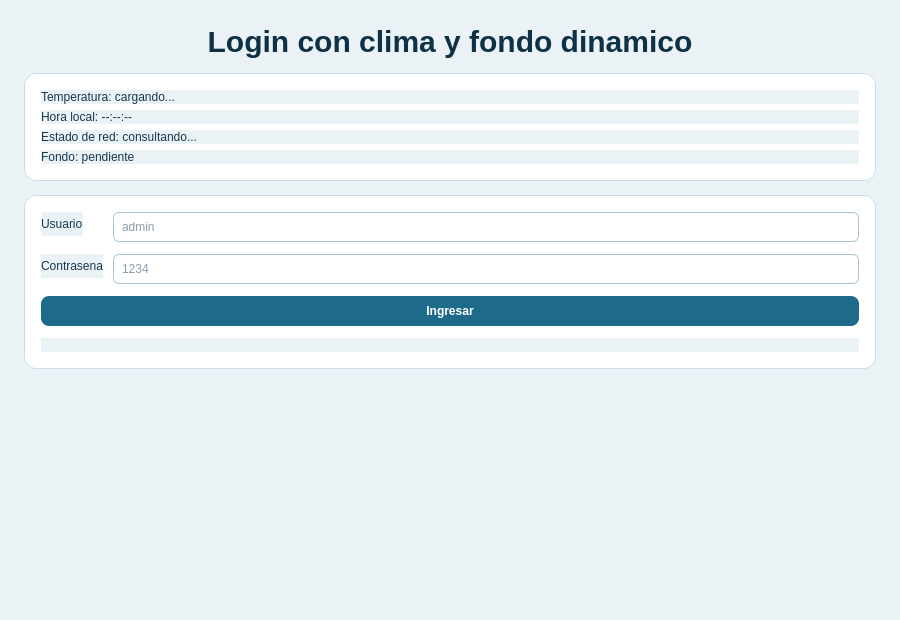
<?xml version="1.0" encoding="UTF-8"?>
<ui version="4.0">
 <class>Login</class>
 <widget class="QWidget" name="Login">
  <property name="geometry">
   <rect>
    <x>0</x>
    <y>0</y>
    <width>900</width>
    <height>620</height>
   </rect>
  </property>
  <property name="windowTitle">
   <string>Login</string>
  </property>
  <property name="styleSheet">
   <string notr="true">QWidget {
    background-color: #EAF2F6;
    color: #17384F;
    font-family: &quot;Segoe UI&quot;;
}
QLineEdit {
    background: white;
    border: 1px solid #A7C2D3;
    border-radius: 6px;
    padding: 6px;
}
QPushButton {
    background: #1D6A8A;
    color: white;
    border: none;
    border-radius: 8px;
    padding: 8px;
    font-weight: 600;
}
QPushButton:hover {
    background: #14526D;
}</string>
  </property>
  <layout class="QVBoxLayout" name="verticalLayout">
   <property name="leftMargin">
    <number>24</number>
   </property>
   <property name="topMargin">
    <number>24</number>
   </property>
   <property name="rightMargin">
    <number>24</number>
   </property>
   <property name="bottomMargin">
    <number>24</number>
   </property>
   <property name="spacing">
    <number>14</number>
   </property>
   <item>
    <widget class="QLabel" name="lblTitulo">
     <property name="text">
      <string>Login con clima y fondo dinamico</string>
     </property>
     <property name="alignment">
      <set>Qt::AlignCenter</set>
     </property>
     <property name="styleSheet">
      <string notr="true">font-size: 30px; font-weight: 700; color: #0E3145;</string>
     </property>
    </widget>
   </item>
   <item>
    <widget class="QFrame" name="frameInfo">
     <property name="frameShape">
      <enum>QFrame::StyledPanel</enum>
     </property>
     <property name="styleSheet">
      <string notr="true">QFrame#frameInfo { background: #FFFFFF; border-radius: 12px; border: 1px solid #C9DDE8; }</string>
     </property>
     <layout class="QVBoxLayout" name="verticalLayoutInfo">
      <property name="leftMargin">
       <number>16</number>
      </property>
      <property name="topMargin">
       <number>16</number>
      </property>
      <property name="rightMargin">
       <number>16</number>
      </property>
      <property name="bottomMargin">
       <number>16</number>
      </property>
      <item>
       <widget class="QLabel" name="lblTemperatura">
        <property name="text">
         <string>Temperatura: cargando...</string>
        </property>
       </widget>
      </item>
      <item>
       <widget class="QLabel" name="lblHora">
        <property name="text">
         <string>Hora local: --:--:--</string>
        </property>
       </widget>
      </item>
      <item>
       <widget class="QLabel" name="lblEstadoRed">
        <property name="text">
         <string>Estado de red: consultando...</string>
        </property>
       </widget>
      </item>
      <item>
       <widget class="QLabel" name="lblEstadoFondo">
        <property name="text">
         <string>Fondo: pendiente</string>
        </property>
       </widget>
      </item>
     </layout>
    </widget>
   </item>
   <item>
    <widget class="QFrame" name="frameLogin">
     <property name="frameShape">
      <enum>QFrame::StyledPanel</enum>
     </property>
     <property name="styleSheet">
      <string notr="true">QFrame#frameLogin { background: #FFFFFF; border-radius: 12px; border: 1px solid #C9DDE8; }</string>
     </property>
     <layout class="QFormLayout" name="formLayout">
      <property name="leftMargin">
       <number>16</number>
      </property>
      <property name="topMargin">
       <number>16</number>
      </property>
      <property name="rightMargin">
       <number>16</number>
      </property>
      <property name="bottomMargin">
       <number>16</number>
      </property>
      <property name="horizontalSpacing">
       <number>10</number>
      </property>
      <property name="verticalSpacing">
       <number>12</number>
      </property>
      <item row="0" column="0">
       <widget class="QLabel" name="labelUsuario">
        <property name="text">
         <string>Usuario</string>
        </property>
       </widget>
      </item>
      <item row="0" column="1">
       <widget class="QLineEdit" name="editUsuario">
        <property name="placeholderText">
         <string>admin</string>
        </property>
       </widget>
      </item>
      <item row="1" column="0">
       <widget class="QLabel" name="labelPassword">
        <property name="text">
         <string>Contrasena</string>
        </property>
       </widget>
      </item>
      <item row="1" column="1">
       <widget class="QLineEdit" name="editPassword">
        <property name="echoMode">
         <enum>QLineEdit::Password</enum>
        </property>
        <property name="placeholderText">
         <string>1234</string>
        </property>
       </widget>
      </item>
      <item row="2" column="0" colspan="2">
       <widget class="QPushButton" name="btnIngresar">
        <property name="text">
         <string>Ingresar</string>
        </property>
       </widget>
      </item>
      <item row="3" column="0" colspan="2">
       <widget class="QLabel" name="lblMensaje">
        <property name="text">
         <string/>
        </property>
        <property name="wordWrap">
         <bool>true</bool>
        </property>
       </widget>
      </item>
     </layout>
    </widget>
   </item>
   <item>
    <spacer name="verticalSpacer">
     <property name="orientation">
      <enum>Qt::Vertical</enum>
     </property>
     <property name="sizeHint" stdset="0">
      <size>
       <width>20</width>
       <height>40</height>
      </size>
     </property>
    </spacer>
   </item>
  </layout>
 </widget>
 <resources/>
 <connections/>
</ui>
